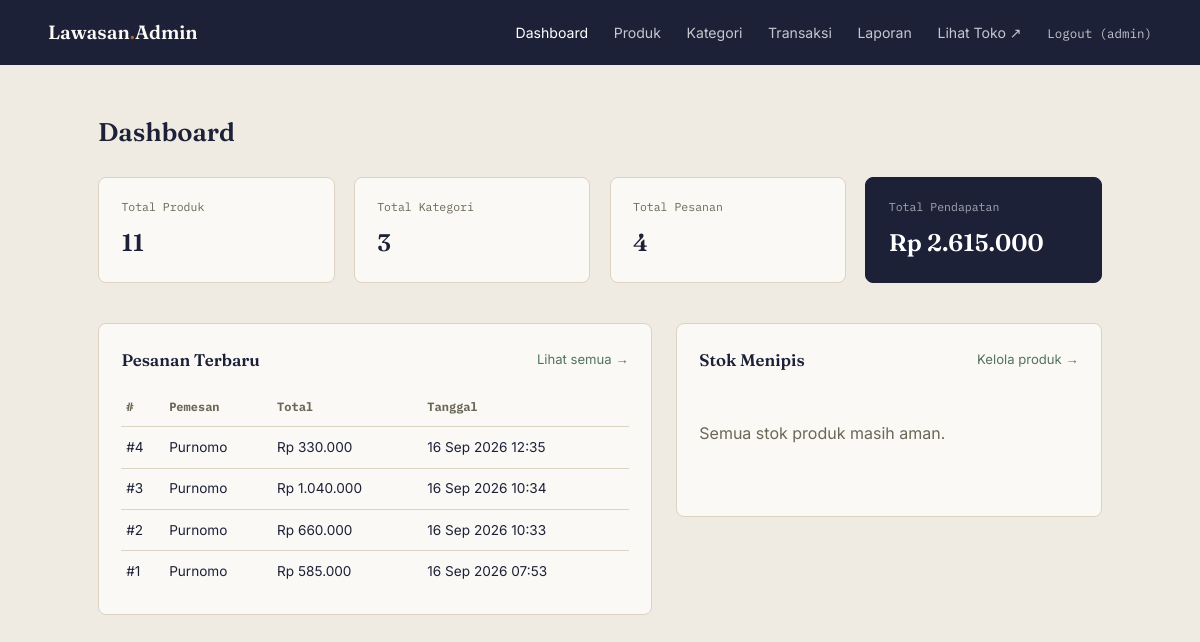
The page /admin/index.php (signed in) on the database its author committed.
### tables this page shows
CREATE TABLE `pesanan` (
  `id` int(11) NOT NULL,
  `pelanggan_id` int(11) DEFAULT NULL,
  `nama_pemesan` varchar(120) NOT NULL,
  `email` varchar(150) NOT NULL,
  `telepon` varchar(30) NOT NULL,
  `alamat` text NOT NULL,
  `catatan` text DEFAULT NULL,
  `total` decimal(12,2) NOT NULL DEFAULT 0.00,
  `status` enum('baru','diproses','selesai') DEFAULT 'baru',
  `metode_pembayaran` enum('transfer_bank','cod') NOT NULL DEFAULT 'transfer_bank',
  `status_pembayaran` enum('menunggu','menunggu_verifikasi','lunas','ditolak') NOT NULL DEFAULT 'menunggu',
  `bukti_bayar` varchar(255) DEFAULT NULL,
  `dibuat_pada` timestamp NULL DEFAULT current_timestamp()
);

### includes/helpers.php (called while the page is built, shortened)
<?php
function rupiah(float $angka): string
{
    return 'Rp ' . number_format($angka, 0, ',', '.');
}

### admin/index.php (the view, shortened to what this page needs)
<?php
require_once '../config/database.php';
require_once '../includes/helpers.php';
$totalProduk    = (int) $pdo->query("SELECT COUNT(*) AS n FROM produk")->fetch()['n'];
$totalKategori  = (int) $pdo->query("SELECT COUNT(*) AS n FROM kategori")->fetch()['n'];
$totalPesanan   = (int) $pdo->query("SELECT COUNT(*) AS n FROM pesanan")->fetch()['n'];
$totalPendapatan = (float) $pdo->query("SELECT COALESCE(SUM(total),0) AS n FROM pesanan")->fetch()['n'];
$pesananTerbaru = $pdo->query("
    SELECT * FROM pesanan ORDER BY dibuat_pada DESC LIMIT 5
")->fetchAll();
$stokMenipis = $pdo->query("
    SELECT * FROM produk WHERE stok <= 5 ORDER BY stok ASC LIMIT 5
")->fetchAll();
require_once 'includes/admin_header.php';
?>
<main class="admin-main">
  <h1>Dashboard</h1>
  <div class="stat-grid">
    <div class="stat-card">
      <p class="stat-card__label">Total Produk</p>
      <p class="stat-card__value"><?= $totalProduk ?></p>
    </div>
    <div class="stat-card">
      <p class="stat-card__label">Total Kategori</p>
      <p class="stat-card__value"><?= $totalKategori ?></p>
    </div>
    <div class="stat-card">
      <p class="stat-card__label">Total Pesanan</p>
      <p class="stat-card__value"><?= $totalPesanan ?></p>
    </div>
    <div class="stat-card stat-card--accent">
      <p class="stat-card__label">Total Pendapatan</p>
      <p class="stat-card__value"><?= rupiah($totalPendapatan) ?></p>
    </div>
  </div>
  <div class="dashboard-grid">
    <section class="dashboard-panel">
      <div class="dashboard-panel__head">
        <h2>Pesanan Terbaru</h2>
        <a href="pesanan.php">Lihat semua &rarr;</a>
      </div>
      <?php if (empty($pesananTerbaru)): ?>
        <p class="empty-state">Belum ada pesanan masuk.</p>
      <?php else: ?>
        <table class="admin-table">
          <thead><tr><th>#</th><th>Pemesan</th><th>Total</th><th>Tanggal</th></tr></thead>
          <tbody>
            <?php foreach ($pesananTerbaru as $p): ?>
              <tr>
                <td>#<?= $p['id'] ?></td>
                <td><?= htmlspecialchars($p['nama_pemesan']) ?></td>
                <td><?= rupiah($p['total']) ?></td>
                <td><?= date('d M Y H:i', strtotime($p['dibuat_pada'])) ?></td>
              </tr>
            <?php endforeach; ?>
          </tbody>
        </table>
      <?php endif; ?>
    </section>
    <section class="dashboard-panel">
      <div class="dashboard-panel__head">
        <h2>Stok Menipis</h2>
        <a href="produk.php">Kelola produk &rarr;</a>
      </div>
      <?php if (empty($stokMenipis)): ?>
        <p class="empty-state">Semua stok produk masih aman.</p>
      <?php endif; ?>
    </section>
  </div>
</main>
<?php require_once 'includes/admin_footer.php'; ?>

### assets/css/style.css (style rules this page uses)
:root { --paper: #EFEAE2; --paper-line: #DCD3C2; --ink: #1C2138; --ink-soft: #3A3F5C; --rust: #B8622E; --sage: #52735F; --muted: #6B6656; --white: #FBF9F5; --font-display: "Fraunces", serif; --font-body: "Inter", sans-serif; --font-mono: "IBM Plex Mono", monospace; --maxw: 1120px; }
* { box-sizing:border-box; }
html { scroll-behavior:smooth; }
body { margin:0; background:var(--paper); color:var(--ink); font-family:var(--font-body); line-height:1.55; }
a { color:inherit; }
h1,h2,h3 { font-family:var(--font-display); font-weight:600; margin:0; }
.empty-state { color:var(--muted); padding:2rem 0; }

### admin/assets/admin.css (style rules this page uses)
.admin-body { background:var(--paper); min-height:100vh; }
.admin-main { max-width:1100px; margin:0 auto; padding:clamp(2rem,5vw,3rem) clamp(1.25rem,5vw,3rem); }
.admin-main h1 { font-size:1.6rem; margin-bottom:1.5rem; }
.admin-table { width:100%; border-collapse:collapse; font-size:.9rem; }
.admin-table th { text-align:left; font-family:var(--font-mono); font-size:.75rem; color:var(--muted); padding:.9rem 1rem; border-bottom:1px solid var(--paper-line); }
.admin-table td { padding:.7rem 1rem; border-bottom:1px solid var(--paper-line); vertical-align:middle; }
.admin-table tr:last-child td { border-bottom:none; }
.stat-grid { display:grid; grid-template-columns:repeat(4,1fr); gap:1.2rem; margin-bottom:2.5rem; }
.stat-card { background:var(--white); border:1px solid var(--paper-line); border-radius:8px; padding:1.3rem 1.4rem; }
.stat-card--accent { background:var(--ink); border-color:var(--ink); }
.stat-card--accent .stat-card__label { color:rgba(255,255,255,.6); }
.stat-card--accent .stat-card__value { color:#fff; }
.stat-card__label { font-family:var(--font-mono); font-size:.72rem; color:var(--muted); margin:0 0 .5rem; }
.stat-card__value { font-family:var(--font-display); font-size:1.5rem; font-weight:600; margin:0; color:var(--ink); }
.dashboard-grid { display:grid; grid-template-columns:1.3fr 1fr; gap:1.5rem; align-items:start; }
.dashboard-panel { background:var(--white); border:1px solid var(--paper-line); border-radius:8px; padding:1.4rem; }
.dashboard-panel__head { display:flex; justify-content:space-between; align-items:center; margin-bottom:1rem; }
.dashboard-panel__head h2 { font-size:1.05rem; }
.dashboard-panel__head a { font-size:.82rem; color:var(--sage); text-decoration:none; }
.dashboard-panel .admin-table { font-size:.85rem; }
.dashboard-panel .admin-table th, .dashboard-panel .admin-table td { padding:.6rem .3rem; }

### rows shown on the page
pesanan: id "4", nama_pemesan "Purnomo", total "Rp 330.000", dibuat_pada "16 Sep 2026 12:35"
pesanan: id "3", nama_pemesan "Purnomo", total "Rp 1.040.000", dibuat_pada "16 Sep 2026 10:34"
pesanan: id "2", nama_pemesan "Purnomo", total "Rp 660.000", dibuat_pada "16 Sep 2026 10:33"
pesanan: id "1", nama_pemesan "Purnomo", total "Rp 585.000", dibuat_pada "16 Sep 2026 07:53"

### other values the page prints
$_SESSION['admin_username'] "admin"
$totalProduk "11"
$totalKategori "3"
$totalPesanan "4"
rupiah($totalPendapatan) "Rp 2.615.000"
